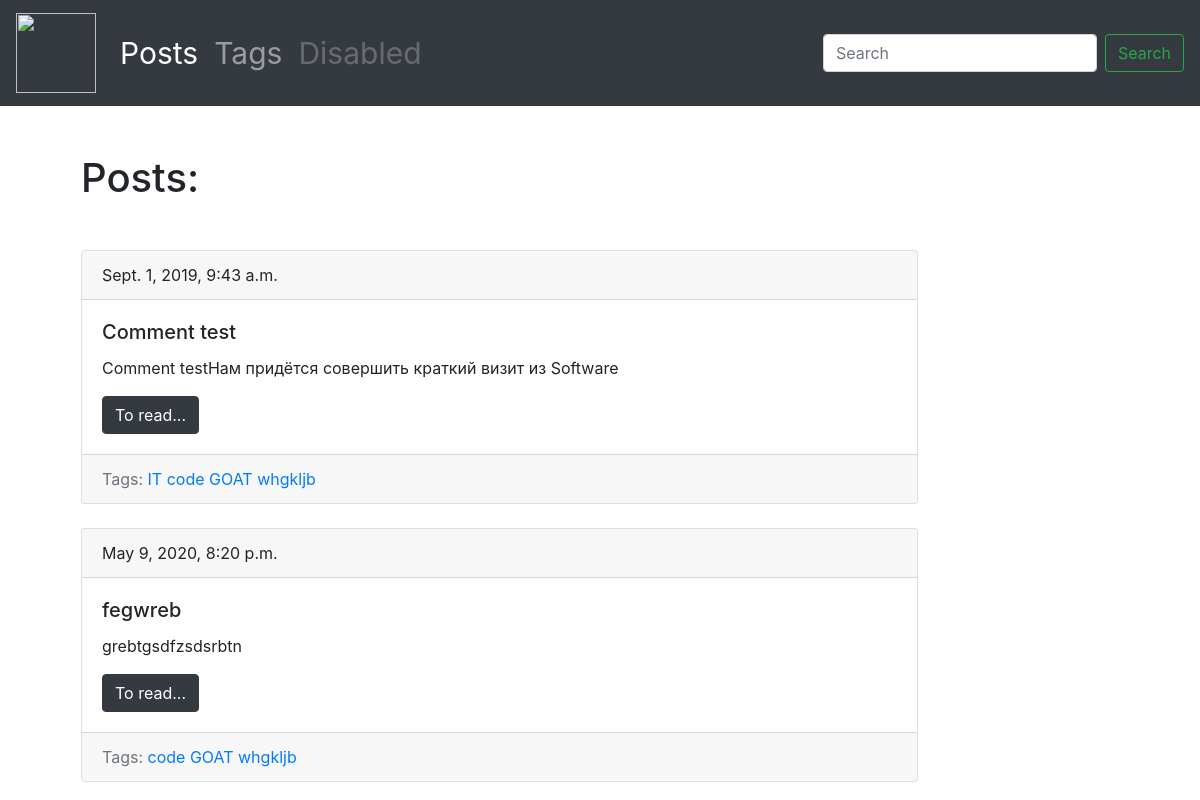
Screenshot of /blog/ with the database file from the repository.
### blog/models.py (models this page shows, shortened)
class Post(models.Model):
	title = models.CharField(max_length=50, db_index=True)
	slug = models.SlugField(max_length=150, blank=True, unique=True)
	short_description = models.CharField(max_length=200, blank=True, null=True)
	body = RichTextUploadingField(null=True, blank=True)
	tags = models.ManyToManyField('Tag', blank=True, related_name='posts')
	date_pub = models.DateTimeField(auto_now_add=True)
	def get_absolute_url(self):
		return reverse('post_detail_url', kwargs={'slug': self.slug})

class Tag(models.Model):
	title = models.CharField(max_length=50)
	slug = models.SlugField(max_length=50, blank=True, unique = True)
	def get_absolute_url(self):
		return reverse('tag_detail_url', kwargs={'slug':self.slug})

### blog/views.py (the view)
# urls.py: path('', posts_list, name='posts_list_url'),
def posts_list(request):
    search_query = request.GET.get('search', '')
    if search_query:
        posts = Post.objects.filter(Q(title__icontains=search_query) | Q(body__icontains=search_query))
    else:
        posts = Post.objects.all()
    return render(request, 'blog/index.html', context={'posts': posts})

### blog/templates/blog/index.html (shortened to what this page needs)
{% extends 'blog/base_blog.html' %}
{% block content %}
	{% if not posts %}
		<h4>Nothing found for this request :(</h4>
	{% else %}
		<h1 class="mb-5">Posts:</h1>
		{% for post in posts %}
			{% include 'blog/includes/post_card_template.html' %}
		{% endfor %}
	{% endif %}
{% endblock%}

### blog/templates/blog/includes/post_card_template.html
<div class="card mt-4">
	<div class="card-header">
		{{ post.date_pub }}
	</div>
	<div class="card-body">
		<h5 class="card-title">{{ post.title}}</h5>
		<p class="card-text">
			{% if post.short_description %}
				{{ post.short_description|truncatewords:15}}
			{% endif %}
		</p>
		<a href="{{ post.get_absolute_url }}" class="btn btn-dark">To read...</a>
	</div>
	<div class="card-footer text-muted">
		Tags:
		{% for tag in post.tags.all %}
			<a href="{{ tag.get_absolute_url }}">{{ tag.title | safe}} </a>
		{% endfor %}
	</div>
</div>

### rows the page displays
Post: date_pub "Sept. 1, 2019, 9:43 a.m.", title "Comment test", short_description "Comment testНам придётся совершить краткий визит из Software"
Tag: title "IT"
Tag: title "code"
Tag: title "GOAT"
Tag: title "whgkljb"
Post: date_pub "May 9, 2020, 8:20 p.m.", title "fegwreb", short_description "grebtgsdfzsdsrbtn"
